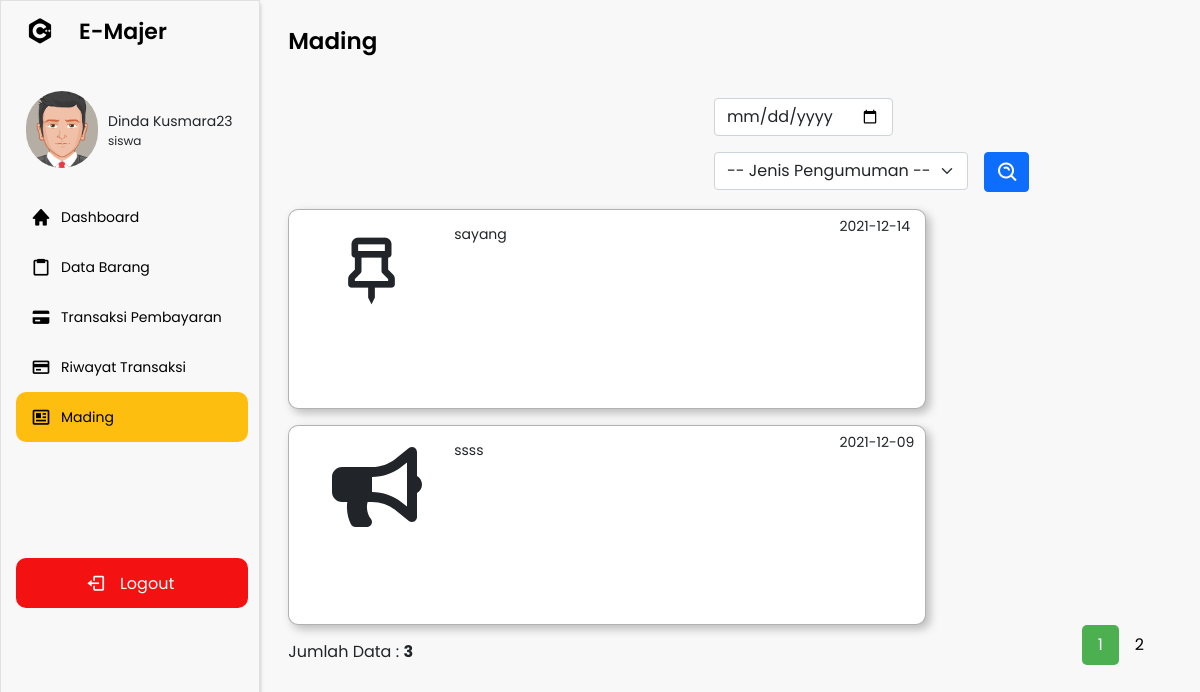
The page /navbar.php?p=mading (signed in) on the database its author committed.
### tables this page shows
CREATE TABLE `akun` (
  `id_akun` varchar(15) NOT NULL,
  `nama` varchar(50) NOT NULL,
  `email` varchar(50) NOT NULL,
  `username` varchar(50) NOT NULL,
  `password` varchar(50) NOT NULL,
  `id_kelas` varchar(15) NOT NULL,
  `id_level` int(11) NOT NULL
);

CREATE TABLE `level` (
  `id_level` int(11) NOT NULL,
  `nama_level` varchar(50) NOT NULL
);

CREATE TABLE `mading` (
  `id_mading` varchar(15) NOT NULL,
  `jenis_mading` varchar(10) NOT NULL,
  `deskripsi_mading` text NOT NULL,
  `tgl_pembagian` date NOT NULL,
  `id_kelas` varchar(15) NOT NULL
);

### navbar.php (the view, shortened to what this page needs)
<?php
include 'koneksi.php';
$id = $_SESSION['id_akun'];
$kelas = $_SESSION['id_kelas'];
$level = $_SESSION['id_level'];
$query = "SELECT * FROM akun INNER JOIN kelas ON akun.id_kelas = kelas.id_kelas INNER JOIN level ON akun.id_level = level.id_level INNER JOIN saldo ON kelas.id_kelas = saldo.id_kelas WHERE akun.id_akun = '$id'";
$result = mysqli_query($koneksi, $query);
if (mysqli_num_rows($result) > 0) {
    while ($row = mysqli_fetch_array($result)) {
        $nama = $row['nama'];
?>
        <!DOCTYPE html>
        <html lang="en">
        <head>
            <link rel="stylesheet" href="assets/css/kalender.css">
            <link rel="stylesheet" href="assets/css/style.css">
            <link href="https://cdn.jsdelivr.net/npm/bootstrap@5.0.2/dist/css/bootstrap.min.css" rel="stylesheet">
            <link href='https://unpkg.com/boxicons@2.0.7/css/boxicons.min.css' rel='stylesheet'>
            <link rel="stylesheet" href="https://cdnjs.cloudflare.com/ajax/libs/font-awesome/5.13.0/css/all.min.css">
        </head>
        <body>
            <div class="sidebar">
                <div class="logo-details">
                    <i class='bx bxl-c-plus-plus'></i>
                    <span class="logo_name">E-Majer</span>
                </div>
                <div class="profil-box">
                    <img src="assets/gambar/avatar53.png" alt="">
                    <div class="profil-name">
                        <p class="nama"><?= $nama ?></p>
                        <p class="level"><?= $row['nama_level'] ?></p>
                    </div>
                </div>
                <ul class="nav-links">
                    <li>
                        <div class="li">
                            <a href="navbar.php?p=home">
                                <i class='bx bxs-home'></i>
                                <span class="link_name">Dashboard</span>
                            </a>
                        </div>
                    </li>
                    <li>
                        <div class="li">
                            <a href="navbar.php?p=barang">
                                <i class='bx bx-clipboard'></i>
                                <span class="link_name">Data Barang</span>
                            </a>
                        </div>
                    </li>
                    <li>
                        <div class="li">
                            <?php if ($level == 1) { ?>
                                <a href="navbar.php?p=buku-transaksi">
                                    <i class='bx bxs-credit-card'></i>
                                    <span class="link_name">Transaksi Pembayaran</span>
                                </a>
                            <?php } else { ?>
                                <a href="navbar.php?p=pembayaran-siswa">
                                    <i class='bx bxs-credit-card'></i>
                                    <span class="link_name">Transaksi Pembayaran</span>
                                </a>
                            <?php } ?>
                        </div>
                    </li>
                    <li>
                        <div class="li">
                            <?php if ($level == 1) { ?>
                                <a href="navbar.php?p=pengeluaran">
                                    <i class='bx bx-credit-card'></i>
                                    <span class="link_name">Transaksi Pengeluaran</span>
                                </a>
                            <?php } else { ?>
                                <a href="navbar.php?p=pengeluaran-siswa">
                                    <i class='bx bx-credit-card'></i>
                                    <span class="link_name">Riwayat Transaksi</span>
                                </a>
                            <?php } ?>
                        </div>
                    </li>
                    <li>
                        <div class="li">
                            <a href="navbar.php?p=mading">
                                <i class='bx bx-news'></i>
                                <span class="link_name">Mading</span>
                            </a>
                        </div>
                    </li>
                    <li>
                        <div class="logout1">
                            <div class="logout">
                                <i class='bx bx-log-out'></i>
                                <span class="link_name">Logout</span>
                            </div>
                        </div>
                    </li>
                </ul>
            </div>
            <?php
            $pages_dir = 'pages';
            if (!empty($_GET['p'])) {
                $pages = scandir($pages_dir, 0);
                unset($pages[0], $pages[1]);
                $p = $_GET['p'];
                if (in_array($p . '.php', $pages)) {
                    include($pages_dir . '/' . $p . '.php');
                } else {
                    echo 'Halaman Tidak Ditemukan';
                }
            } else {
                include($pages_dir . '/home.php');
            }
            ?>
        </body>
        </html>
<?php }
} ?>

### pages/mading.php (shortened to what this page needs)
<section class="home-section" style="background-color: #f8f8f8;">
    <div class="home-content">
        <span class="text">Mading</span>
    </div>
    <div class="content" style="padding-bottom: 4%; height:90vh;">
        <div class="row" style="width:97%;">
            <div class="col-md-5">
            </div>
            <div class="col-md-7">
                <form class="row g-3" style="margin-left:10%; margin-bottom:-15px;" method="POST">
                    <div class="col-auto">
                        <input type="date" name="pencarian" class="form-control" id="inputPassword2">
                    </div>
                    <div class="col-auto">
                        <select class="form-select" name="pengumuman">
                            <option value="0">-- Jenis Pengumuman --</option>
                        </select>
                    </div>
                    <div class="col-auto">
                        <button type="submit" class="btn btn-primary mb-3" name="btn-cari" style="height: 40px; padding-top:8px; width:45px; padding-left:11px;"><i class='bx bx-search-alt fs-4'></i></button>
                    </div>
                </form>
            </div>
        </div>
        <?php
        $batas = 2;
        extract($_GET);
        if (empty($hal)) {
            $posisi = 0;
            $hal = 1;
        } else {
            $posisi = ($hal - 1) * $batas;
            $nomor = $posisi + 1;
        }
        if ($_SERVER['REQUEST_METHOD'] == "POST") {
            $pencarian = trim(mysqli_real_escape_string($koneksi, $_POST['pencarian']));
            $pengumuman = trim(mysqli_real_escape_string($koneksi, $_POST['pengumuman']));
            if ($pencarian != "") {
                $query = "SELECT * FROM mading INNER JOIN kelas ON mading.id_kelas = kelas.id_kelas WHERE mading.id_kelas= '$kelas' AND mading.tgl_pembagian LIKE '%$pencarian%' ORDER BY mading.tgl_pembagian DESC LIMIT $posisi, $batas";
                $queryJml = "SELECT * FROM mading INNER JOIN kelas ON mading.id_kelas = kelas.id_kelas WHERE mading.id_kelas= '$kelas' AND mading.tgl_pembagian LIKE '%$pencarian%' ORDER BY mading.tgl_pembagian DESC";
                $no = $posisi * 1;
            } else if ($pengumuman != "") {
                $query =  "SELECT * FROM mading INNER JOIN kelas ON mading.id_kelas = kelas.id_kelas WHERE mading.id_kelas= '$kelas' AND mading.jenis_mading LIKE '%$pengumuman%' ORDER BY mading.tgl_pembagian DESC LIMIT $posisi, $batas";
                $queryJml = "SELECT * FROM mading INNER JOIN kelas ON mading.id_kelas = kelas.id_kelas WHERE mading.id_kelas= '$kelas' AND mading.jenis_mading LIKE '%$pengumuman%' ORDER BY mading.tgl_pembagian DESC";
                $no = $posisi * 1;
            } else {
                $query = "SELECT * FROM mading INNER JOIN kelas ON mading.id_kelas = kelas.id_kelas WHERE mading.id_kelas= '$kelas' ORDER BY mading.tgl_pembagian DESC LIMIT $posisi, $batas";
                $queryJml = "SELECT * FROM mading INNER JOIN kelas ON mading.id_kelas = kelas.id_kelas WHERE mading.id_kelas = '$kelas' ORDER BY mading.tgl_pembagian DESC";
                $no = $posisi * 1;
            }
        } else {
            $query = "SELECT * FROM mading INNER JOIN kelas ON mading.id_kelas = kelas.id_kelas WHERE mading.id_kelas= '$kelas' ORDER BY mading.tgl_pembagian DESC LIMIT $posisi, $batas";
            $queryJml = "SELECT * FROM mading INNER JOIN kelas ON mading.id_kelas = kelas.id_kelas WHERE mading.id_kelas = '$kelas' ORDER BY mading.tgl_pembagian DESC";
        }
        $q_tampil_transaksi = mysqli_query($koneksi, $query);
        if (mysqli_num_rows($q_tampil_transaksi) > 0) {
            while ($row = mysqli_fetch_array($q_tampil_transaksi)) {
        ?>
                <div class="mading">
                    <div class="row">
                        <div class="col-3">
                            <?php
                            if ($row['jenis_mading'] === '1') {
                                echo "<i class='fas fa-bullhorn icon-mading'></i>";
                            } else if ($row['jenis_mading'] === '2') {
                                echo "<i class='bx bx-pin icon-mading'></i>";
                            } else if ($row['jenis_mading'] === '3') {
                                echo "<i class='bx bx-message-detail icon-mading'></i>";
                            }
                            ?>
                        </div>
                        <div class="col-7">
                            <p><?= $row['deskripsi_mading'] ?></p>
                        </div>
                        <div class="col-2">
                            <p style="padding-top: 4%;"><?= $row['tgl_pembagian'] ?></p>
                        </div>
                    </div>
                </div>
        <?php $nomor++;
            }
        } else {
            echo "<p align='center' style='margin-top:2rem; font-weight:bold;'>Data Mading Tidak Ditemukan</p>";
        } ?>
        <?php
        if (isset($_POST['btn-cari'])) {
            if ($_POST['pencarian'] != '' || $_POST['pengumuman'] != '0') {
                echo "<div style=\"float:left;\">";
                $jml = mysqli_num_rows(mysqli_query($koneksi, $queryJml));
                echo "<center>Data Hasil Pencarian: <b>$jml</b><center>";
                echo "</div>";
        ?>
                <div class="pagination">
                    <?php
                    $jml_hal = ceil($jml / $batas);
                    for ($i = 1; $i <= $jml_hal; $i++) {
                        if ($i != $hal) {
                            echo "<a href=\"?p=mading&hal=$i\">$i</a>";
                        } else {
                            echo "<a class=\"active\">$i</a>";
                        }
                    }
                    ?>
                </div>
            <?php
            } else {
                echo "<meta http-equiv='refresh' content='0; url=navbar.php?p=mading'>";
            }
        } else { ?>
            <div style="float: left; margin-top:15px;">
                <?php
                $jml = mysqli_num_rows(mysqli_query($koneksi, $queryJml));
                echo "Jumlah Data : <b>$jml</b>";
                ?>
            </div>
            <div class="pagination">
                <?php
                $jml_hal = ceil($jml / $batas);
                for ($i = 1; $i <= $jml_hal; $i++) {
                    if ($i != $hal) {
                        echo "<a href=\"?p=mading&hal=$i\">$i</a>";
                    } else {
                        echo "<a class=\"active\">$i</a>";
                    }
                }
                ?>
            </div>
        <?php
        }
        ?>
    </div>
</section>

### assets/css/kalender.css (style rules this page uses)
form { margin:0px; padding:0px; font-family:Ebrima, Arial, Helvetica, sans-serif; ; color:#666; empty-cells:hide; }

### assets/css/style.css (style rules this page uses)
* { margin:0px; padding: 0px; font-family: 'Poppins', sans-serif; }
.sidebar { position: fixed; top: 0; left: 0; height: 100%; width: 260px; position: fixed; background: #F8F8F8; border: 1px solid rgba(170, 170, 170, 0.3); box-shadow: 0px 4px 4px rgba(0, 0, 0, 0.25); z-index: 100; transition: all 0.5s ease; }
.sidebar .logo-details { height: 60px; width: 100%; display: flex; align-items: center; }
.sidebar .logo-details i { font-size: 30px; color: #000000; height: 50px; min-width: 78px; text-align: center; line-height: 50px; }
.sidebar .profil-box { display: flex; padding-top: 30px; }
.sidebar .profil-box img { width: 4.5rem; height: 4.8rem; margin-right: 10px; margin-left: 25px; border-radius: 80px; }
.sidebar .profil-box .profil-name { padding-top: 20px; }
.sidebar .profil-box .profil-name .nama { font-size: 14px; font-family: 'Poppins', sans-serif; }
.sidebar .profil-box .profil-name .level { font-size: 12px; position: relative; font-family: 'Poppins', sans-serif; top: -1rem; }
.sidebar .logo-details .logo_name { font-size: 22px; color: #000000; font-weight: 600; transition: 0.3s ease; transition-delay: 0.1s; }
.sidebar .nav-links { height: 100%; padding: 10px 0 150px 0; overflow: auto; }
.sidebar .nav-links li { position: relative; list-style: none; transition: all 0.4s ease; }
.sidebar .nav-links .active { background: #FEBE10; width: 90%; margin-left: 15px; border-radius: 10px 10px 10px 10px; }
.sidebar .nav-links .logout1 { background: #F31111; color: #FFFFFF; width: 90%; margin-left: 15px; margin-top: 45%; border-radius: 10px 10px 10px 10px; }
.sidebar .nav-links .logout1 span { position: relative; top: -3px; }
.sidebar .nav-links .logout1 i { margin-left: 30%; color: #FFFFFF; }
.sidebar .nav-links .active a { position: relative; left: -15px; }
.sidebar .nav-links li i { height: 50px; margin-left: 30px; margin-right: 10px; text-align: center; line-height: 50px; color: #000000; font-size: 20px; cursor: pointer; transition: all 0.3s ease; }
.sidebar .nav-links li a { display: flex; align-items: center; text-decoration: none; }
.sidebar .nav-links li a .link_name { font-size: 14px; font-weight: 400; color: #000000; transition: all 0.4s ease; }
.home-section { position: relative; background: #f8f8f8; height: 100%; left: 260px; padding-bottom: 3px; width: calc(100% - 260px); transition: all 0.5s ease; }
.home-section .home-content { height: 60px; display: flex; align-items: center; }
.home-section .home-content .text { font-size: 23px; color: #000000; padding-top: 23px; font-weight: 600; padding-left: 3%; width: 87%; font-family: 'Poppins'; }
.home-section .content { width: 100%; height: 88vh; padding-left: 3%; padding-top: 4%; }
.home-section .content .pagination { float: right; padding-right: 40px; }
.home-section .content .pagination a { color: black; float: left; padding: 8px 16px; text-decoration: none; }
.home-section .content .pagination a.active { background-color: #4CAF50; color: white; border-radius: 5px; }
.home-section .content .mading { width: 70%; height: 25vh; background-color: #ffff; border: 1px solid rgba(0, 0, 0, 0.3); box-sizing: border-box; box-shadow: 4px 4px 10px rgba(0, 0, 0, 0.25); border-radius: 10px; margin-top: 1rem; }
.home-section .content .mading .icon-mading { font-size: 80px; margin-left: 30%; margin-top: 15%; }
.home-section .content .mading p { margin-top: 4%; font-family: 'Poppins'; text-align: justify; text-justify: inter-word; font-size: 14px; }

### rows shown on the page
akun: nama "Dinda Kusmara23", id_level.nama_level "siswa", jml "3"
mading: jenis_mading "2" (drawn), deskripsi_mading "sayang", tgl_pembagian "2021-12-14"
mading: jenis_mading "1" (drawn), deskripsi_mading "ssss", tgl_pembagian "2021-12-09"
